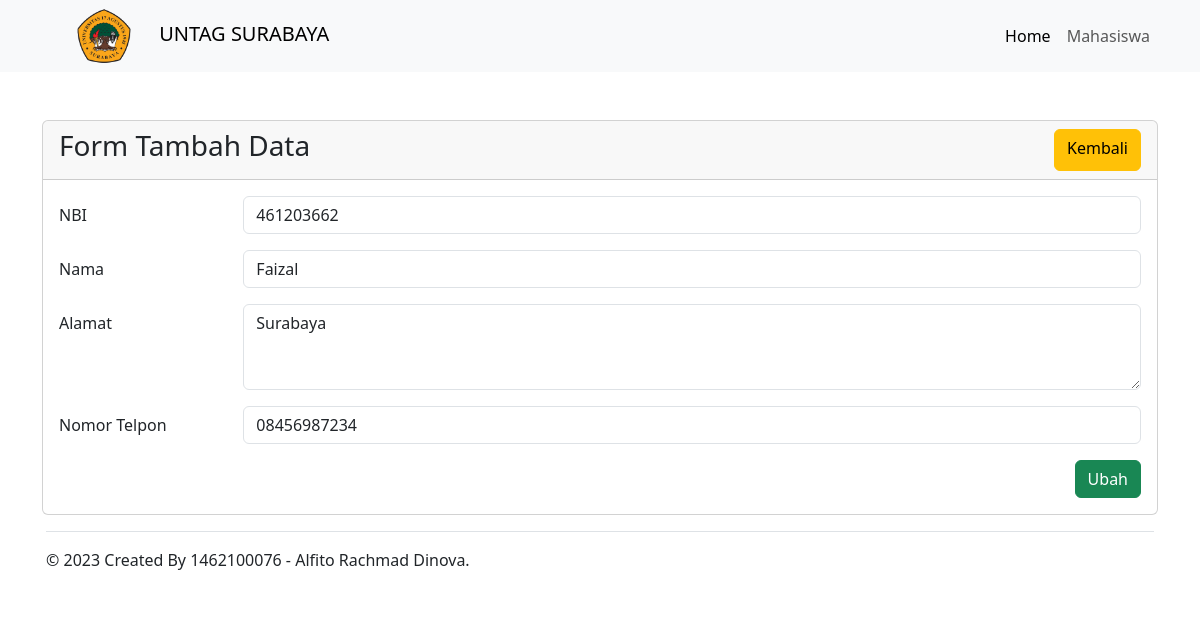
/mahasiswa/ubah.php?id=461203662, run on the app's committed database.
### tables this page shows
CREATE TABLE `mhspaw2` (
  `nbi` char(10) NOT NULL,
  `nama` varchar(20) NOT NULL,
  `alamat` varchar(10) NOT NULL,
  `no` char(15) NOT NULL
);

### config/koneksi.php (called while the page is built, shortened)
<?php
$base_url = 'http://localhost/uts-update/';

### mahasiswa/ubah.php (the view, shortened to what this page needs)
<?php
require_once '../config/koneksi.php';
$id = $_GET['id'];
$show = mysqli_fetch_assoc(mysqli_query($koneksi, "SELECT * FROM `mhspaw2` WHERE `nbi` = '$id'"));
?>
<!doctype html>
<html lang="en">
<head>
    <?php require_once '../partikel/head.php' ?>
</head>
<body>
    <?php require_once '../partikel/navbar.php' ?>
    <main>
        <section class="container pt-5">
            <div class="card">
                <div class="card-header d-flex align-middle justify-content-between">
                    <div class="card-title h3">Form Tambah Data</div>
                    <a href="<?= $base_url ?>mahasiswa" class="btn btn-warning">Kembali</a>
                </div>
                <div class="card-body">
                    <form action="" method="post">
                        <div class="row mb-3">
                            <label for="nbi" class="col-sm-2 col-form-label">NBI</label>
                            <div class="col-sm-10">
                                <input type="text" class="form-control" name="nbi" id="nbi" value="<?= $show['nbi'] ?>" autocomplete="off" required readonly>
                            </div>
                        </div>
                        <div class="row mb-3">
                            <label for="nama" class="col-sm-2 col-form-label">Nama</label>
                            <div class="col-sm-10">
                                <input type="text" class="form-control" name="nama" id="nama" value="<?= $show['nama'] ?>" autocomplete="off" required>
                            </div>
                        </div>
                        <div class="row mb-3">
                            <label for="alamat" class="col-sm-2 col-form-label">Alamat</label>
                            <div class="col-sm-10">
                                <textarea name="alamat" id="alamat" class="form-control" rows="3" autocomplete="off" required><?= $show['alamat'] ?></textarea>
                            </div>
                        </div>
                        <div class="row mb-3">
                            <label for="no_telpon" class="col-sm-2 col-form-label">Nomor Telpon</label>
                            <div class="col-sm-10">
                                <input type="text" class="form-control" name="no_telpon" id="no_telpon" value="<?= $show['no'] ?>" autocomplete="off" maxlength="20" required>
                            </div>
                        </div>
                        <div class="text-end">
                            <button type="submit" name="submit" class="btn btn-success">Ubah</button>
                        </div>
                    </form>
                </div>
            </div>
        </section>
    </main>
    <?php require_once '../partikel/footer.php' ?>
</body>
</html>

### data on the page
mhspaw2: nbi "461203662", nama "Faizal", alamat "Surabaya", no_telpon "08456987234"
